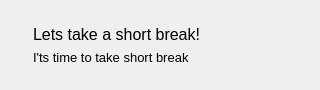
<?xml version="1.0" encoding="UTF-8"?>
<ui version="4.0">
 <class>NotificationWidget</class>
 <widget class="QWidget" name="NotificationWidget">
  <property name="geometry">
   <rect>
    <x>0</x>
    <y>0</y>
    <width>320</width>
    <height>90</height>
   </rect>
  </property>
  <property name="windowTitle">
   <string>Form</string>
  </property>
  <property name="styleSheet">
   <string notr="true"/>
  </property>
  <layout class="QHBoxLayout" name="horizontalLayout">
   <item alignment="Qt::AlignLeft|Qt::AlignVCenter">
    <widget class="QLabel" name="potomatIcon">
     <property name="text">
      <string>&lt;img src=&quot;:/icons/app_icon.png&quot;/&gt;</string>
     </property>
    </widget>
   </item>
   <item>
    <widget class="QWidget" name="widget" native="true">
     <layout class="QVBoxLayout" name="verticalLayout">
      <item>
       <spacer name="verticalSpacer_2">
        <property name="orientation">
         <enum>Qt::Vertical</enum>
        </property>
        <property name="sizeHint" stdset="0">
         <size>
          <width>20</width>
          <height>40</height>
         </size>
        </property>
       </spacer>
      </item>
      <item>
       <widget class="QLabel" name="labelTitle">
        <property name="font">
         <font>
          <pointsize>12</pointsize>
         </font>
        </property>
        <property name="text">
         <string>Lets take a short break!</string>
        </property>
       </widget>
      </item>
      <item>
       <widget class="QLabel" name="labelDescription">
        <property name="font">
         <font>
          <pointsize>10</pointsize>
         </font>
        </property>
        <property name="text">
         <string>I'ts time to take short break</string>
        </property>
       </widget>
      </item>
      <item>
       <spacer name="verticalSpacer">
        <property name="orientation">
         <enum>Qt::Vertical</enum>
        </property>
        <property name="sizeHint" stdset="0">
         <size>
          <width>20</width>
          <height>40</height>
         </size>
        </property>
       </spacer>
      </item>
     </layout>
    </widget>
   </item>
   <item>
    <spacer name="horizontalSpacer">
     <property name="orientation">
      <enum>Qt::Horizontal</enum>
     </property>
     <property name="sizeHint" stdset="0">
      <size>
       <width>40</width>
       <height>20</height>
      </size>
     </property>
    </spacer>
   </item>
  </layout>
 </widget>
 <resources/>
 <connections/>
</ui>
